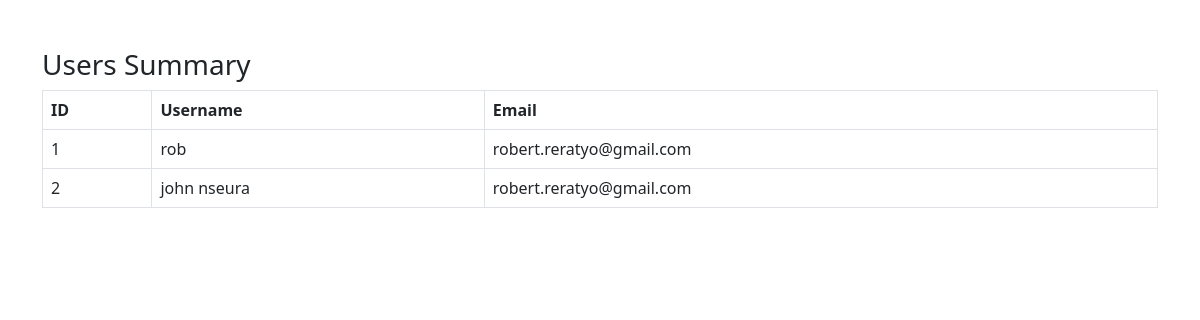
Page /Summary.php on the committed database.
### tables this page shows
CREATE TABLE `users` (
  `id` int(11) NOT NULL,
  `username` varchar(50) NOT NULL,
  `password` varchar(255) NOT NULL,
  `email` varchar(100) NOT NULL,
  `created_at` timestamp NOT NULL DEFAULT current_timestamp()
);

### Summary.php (the view, shortened to what this page needs)
<?php
$servername = "localhost";
$username = "root";
$password = "";
$dbname = "ManagementSystem";
$logfile = "activity.log";
$conn = new mysqli($servername, $username, $password, $dbname);
$sql = "SELECT * FROM users";
$result = $conn->query($sql);
if ($result->num_rows > 0) {
    echo '<div class="container mt-5">';
    echo '<h3>Users Summary</h3>';
    echo '<table class="table table-bordered">';
    echo '<thead><tr><th>ID</th><th>Username</th><th>Email</th></tr></thead>';
    echo '<tbody>';
    while($row = $result->fetch_assoc()) {
        echo '<tr>';
        echo '<td>' . $row["id"] . '</td>';
        echo '<td>' . $row["username"] . '</td>';
        echo '<td>' . $row["email"] . '</td>';
        echo '</tr>';
    }
    echo '</tbody>';
    echo '</table>';
    echo '</div>';
} else {
    error_log("No records found in the database.", 3, $logfile);
    echo "No records found";
}
?>
<!DOCTYPE html>
<html lang="en">
<head>
    <link href="https://cdn.jsdelivr.net/npm/bootstrap@5.3.0/dist/css/bootstrap.min.css" rel="stylesheet">
</head>
<body>
</body>
</html>

### rows in the picture
users: id "1", username "rob", email "robert.reratyo@gmail.com"
users: id "2", username "john nseura", email "robert.reratyo@gmail.com"
